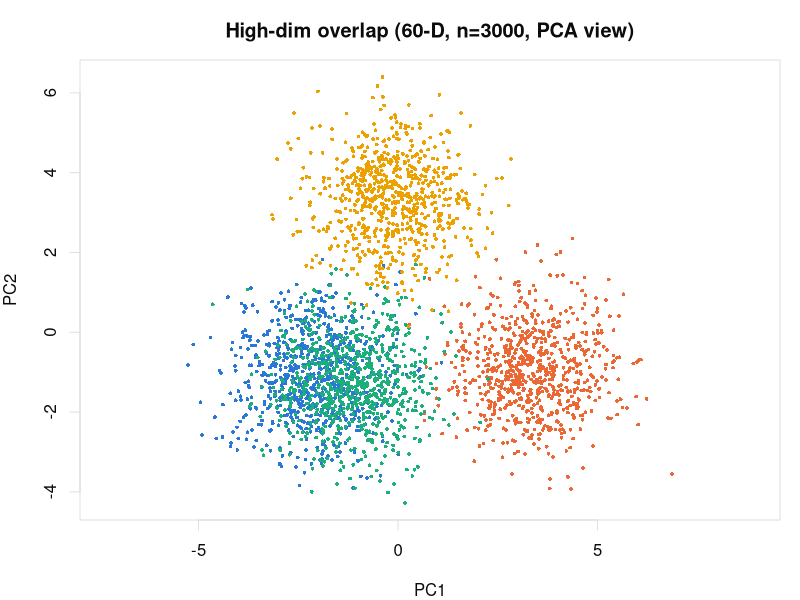

Here is the R script that generated this plot:
# 06_high_dim_overlap_sim.R
#
# High-dim overlap example, scaled to n=3000 total (750 per cluster,
# 4 clusters), d=60, same seed as examples/12_high_dim_overlap.R, but
# with the cluster centers pulled much closer together (sd 1.4 -> 0.3)
# so the clusters are far less separable, even after PCA denoising.
#
# set.seed(12) below is the EXACT seed used for the data already analyzed --
# keep it unchanged to reproduce the same points.

set.seed(12)

# ---- categorical palette (validated, see dataviz skill reference) ----
palette_cat <- c("#2a78d6", "#eb6834", "#1baf7a", "#eda100",
                  "#e87ba4", "#008300", "#4a3aa7", "#e34948")
noise_color <- "#898781"
surface_col <- "white"
grid_col    <- "#e1e0d9"
ink_col     <- "#0b0b0b"
point_colors <- function(labels) {
  ifelse(labels < 0, noise_color, palette_cat[(labels %% length(palette_cat)) + 1])
}

# ---- generate data ----
d <- 60
n_per <- 750       # -> 4 * 750 = 3000 total
n_clusters <- 4

center_sd <- 0.5   # was 1.4 -- smaller so clusters overlap more
centers <- matrix(rnorm(n_clusters * d, 0, center_sd), nrow = n_clusters, ncol = d)

X <- matrix(0, nrow = n_clusters * n_per, ncol = d)
y <- integer(n_clusters * n_per)
for (i in seq_len(n_clusters)) {
  rows <- ((i - 1) * n_per + 1):(i * n_per)
  X[rows, ] <- matrix(rnorm(n_per * d, mean = 0, sd = 1), nrow = n_per, ncol = d) +
    matrix(centers[i, ], nrow = n_per, ncol = d, byrow = TRUE)
  y[rows] <- i - 1
}

cat(sprintf("n=%d  d=%d  n_clusters=%d  n_per=%d\n", nrow(X), d, n_clusters, n_per))

# quick illustrative demonstration of distance concentration:
D <- as.matrix(dist(X))
diag(D) <- NA
nn_ratio <- apply(D, 1, function(row) max(row, na.rm = TRUE) / min(row, na.rm = TRUE))
cat(sprintf("mean(farthest/nearest neighbor distance) across points: %.2f\n",
            mean(nn_ratio)))

saveRDS(list(X = X, y = y, d = d, n_per = n_per, n_clusters = n_clusters, centers = centers),
        "high_dim_overlap_3000.rds")

# ---- plain tabular export (space-delimited text): columns x1..x60, y ----
out_df <- as.data.frame(X)
names(out_df) <- paste0("x", seq_len(d))
out_df$y <- y
write.table(out_df, "high_dim_overlap_3000.txt", sep = " ", row.names = FALSE, quote = FALSE)

# PCA projection to 2 dimensions, for plotting ONLY
Xc <- scale(X, center = TRUE, scale = FALSE)
pca <- svd(Xc)
X2 <- Xc %*% pca$v[, 1:2]

# ---- plot the ground truth (PCA view) ----
png("high_dim_overlap_3000.png", width = 1600, height = 1400, res = 220, bg = surface_col)
par(bg = surface_col, col.axis = ink_col, col.lab = ink_col, col.main = ink_col,
    fg = grid_col, mar = c(4, 4, 3, 1))
plot(X2, col = point_colors(y), pch = 16, cex = 0.5,
     main = sprintf("High-dim overlap (60-D, n=%d, PCA view)", nrow(X)), xlab = "PC1", ylab = "PC2", asp = 1)
dev.off()

cat("DONE\n")
